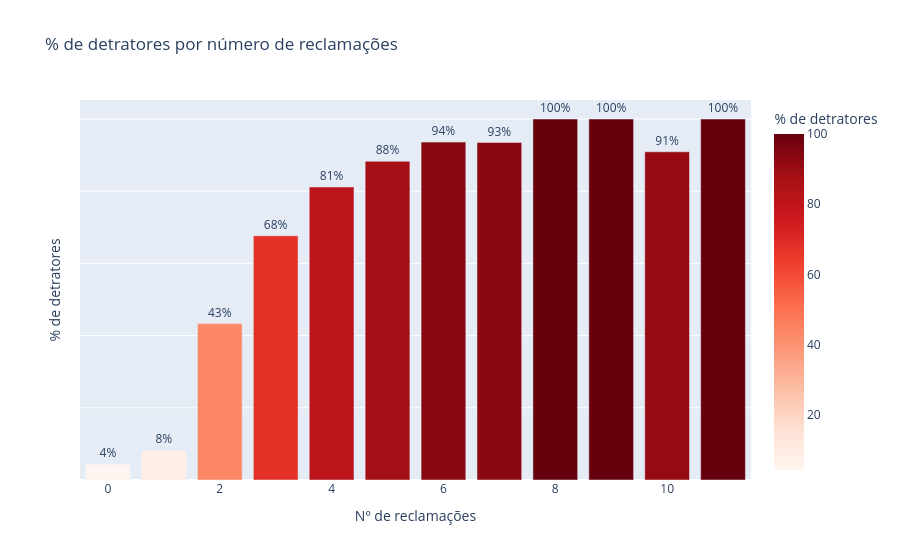

Source (notebook cell):
### Code cell
fig = px.bar(reclamacoes, x='complaints_count', y='pct_detratores',
             text='pct_detratores',
             title='% de detratores por número de reclamações',
             labels={'complaints_count': 'Nº de reclamações', 'pct_detratores': '% de detratores'},
             color='pct_detratores', color_continuous_scale='Reds')
fig.update_traces(texttemplate='%{text:.0f}%', textposition='outside')
fig.update_yaxes(showticklabels=False)
fig.show()

### Figure 1 — Plotly figure (JSON) as saved in the notebook; plotly's stock layout.template omitted (floating-point values rounded to 4 significant figures)
{"data": [{"hovertemplate": "Nº de reclamações=%{x}<br>% de detratores=%{marker.color}<extra></extra>", "legendgroup": "", "marker": {"color": [4.35, 8.2, 43.32, 67.65, 81.17, 88.29, 93.61, 93.49, 100.0, 100.0, 90.91, 100.0], "coloraxis": "coloraxis", "pattern": {"shape": ""}}, "name": "", "orientation": "v", "showlegend": false, "text": [4.35, 8.2, 43.32, 67.65, 81.17, 88.29, 93.61, 93.49, 100.0, 100.0, 90.91, 100.0], "textposition": "outside", "texttemplate": "%{text:.0f}%", "type": "bar", "x": [0, 1, 2, 3, 4, 5, 6, 7, 8, 9, 10, 11], "xaxis": "x", "y": [4.35, 8.2, 43.32, 67.65, 81.17, 88.29, 93.61, 93.49, 100.0, 100.0, 90.91, 100.0], "yaxis": "y"}], "layout": {"barmode": "relative", "coloraxis": {"autocolorscale": false, "colorbar": {"title": {"text": "% de detratores"}}, "colorscale": [[0, "rgb(255,245,240)"], [0.125, "rgb(254,224,210)"], [0.25, "rgb(252,187,161)"], [0.375, "rgb(252,146,114)"], [0.5, "rgb(251,106,74)"], [0.625, "rgb(239,59,44)"], [0.75, "rgb(203,24,29)"], [0.875, "rgb(165,15,21)"], [1, "rgb(103,0,13)"]]}, "legend": {"tracegroupgap": 0}, "title": {"text": "% de detratores por número de reclamações"}, "xaxis": {"anchor": "y", "domain": [0, 1], "title": {"text": "Nº de reclamações"}}, "yaxis": {"anchor": "x", "domain": [0, 1], "showticklabels": false, "title": {"text": "% de detratores"}}}}
